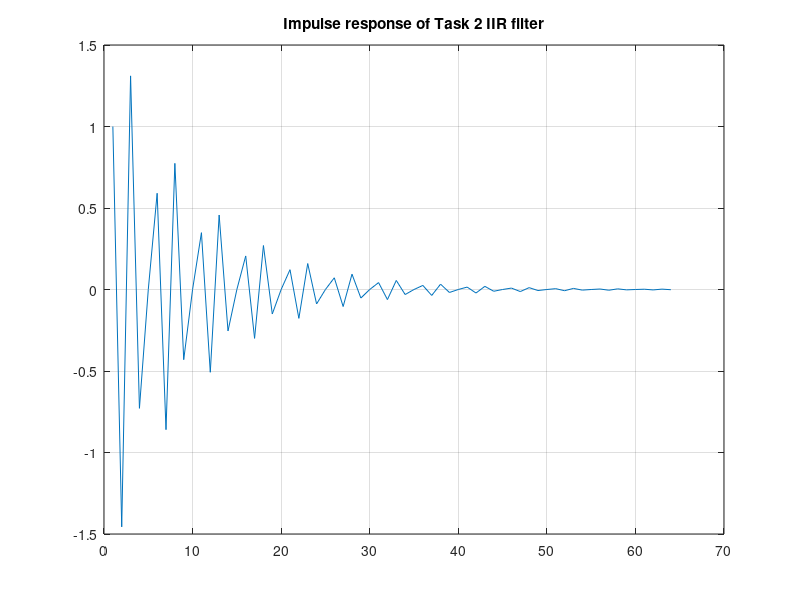
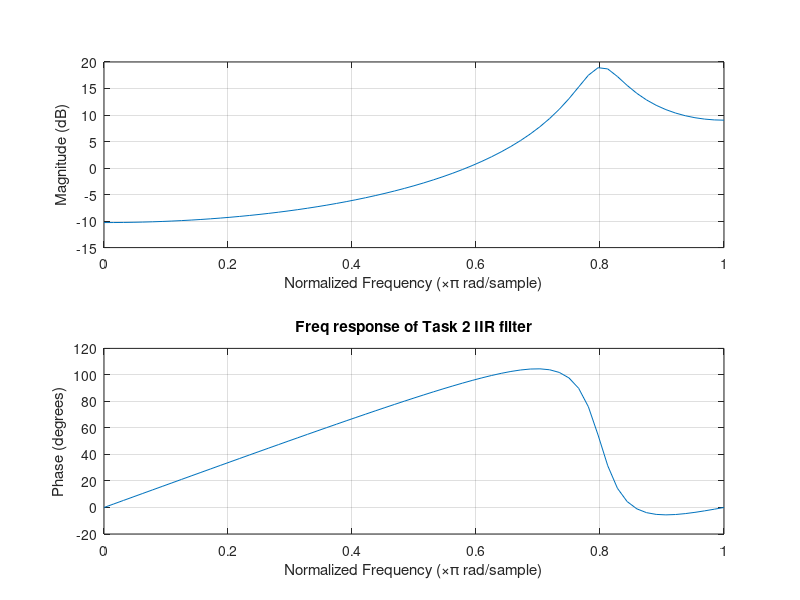
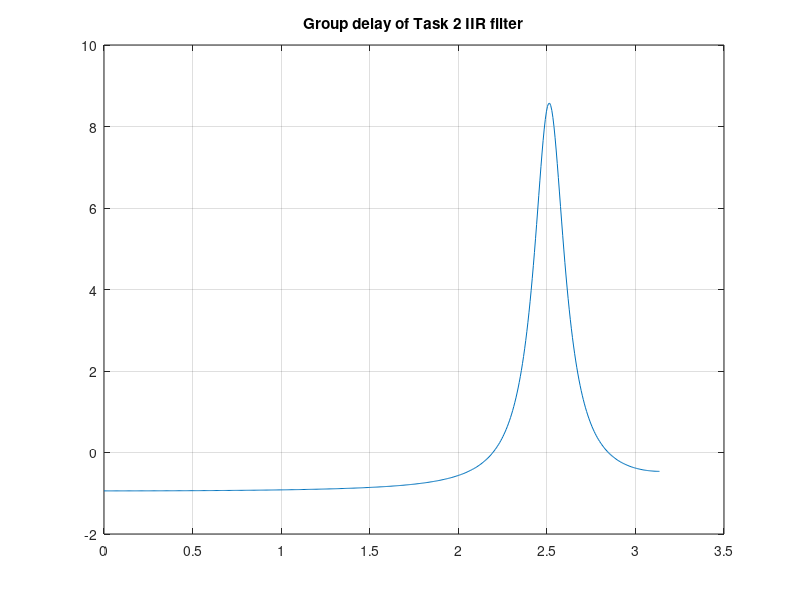
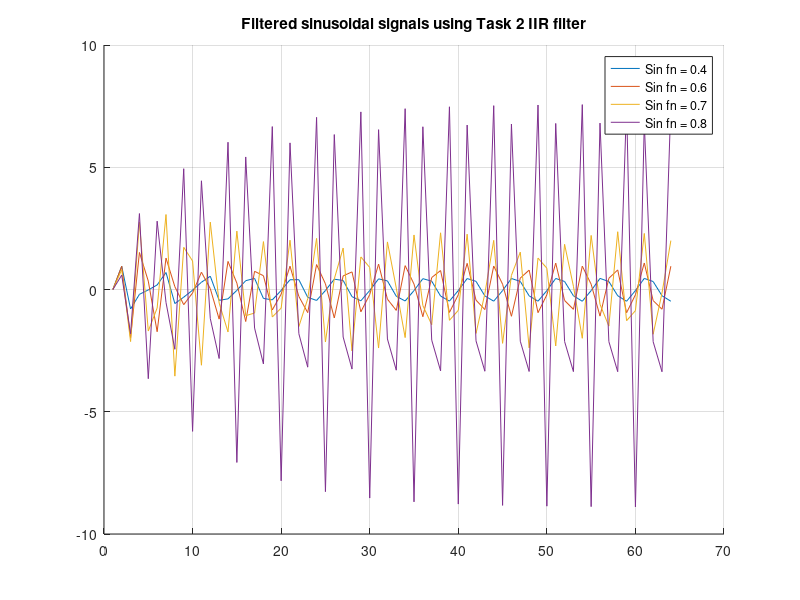

MATLAB code for these plots, in order:
% For task 2, change 0.2 in filt_poles to 0.8. Also - change plot titles
% Filter coeffs
filt_poles = poly([0.9 * exp(0.8*1j*pi), 0.9 * exp(-0.8*1j*pi)]);
filt_zeros = poly(0);

dlt = [1, zeros(1,63)];

% Impulse response
figure;
plot(filter(filt_zeros, filt_poles, dlt));
grid on;
title('Impulse response of Task 2 IIR filter');

% Freq. response
figure;
freqz(filt_zeros, filt_poles, 64);
title('Freq response of Task 2 IIR filter');

% Grp. delay
figure;
grpdelay(filt_zeros, filt_poles);
title('Group delay of Task 2 IIR filter');

% 3 different sines into the filter
x = 0:63;

signals = [sin(0.4 * pi * x); sin(0.6 * pi * x); sin(0.7 * pi * x); sin(0.8 * pi * x)];

% Show all on one plot
figure;
hold on;
grid on;
title('Filtered sinusoidal signals using Task 2 IIR filter')
plot(filter(filt_zeros, filt_poles, signals(1, :)));
plot(filter(filt_zeros, filt_poles, signals(2, :)));
plot(filter(filt_zeros, filt_poles, signals(3, :)));
plot(filter(filt_zeros, filt_poles, signals(4, :)));
legend('Sin fn = 0.4', 'Sin fn = 0.6', 'Sin fn = 0.7', 'Sin fn = 0.8');